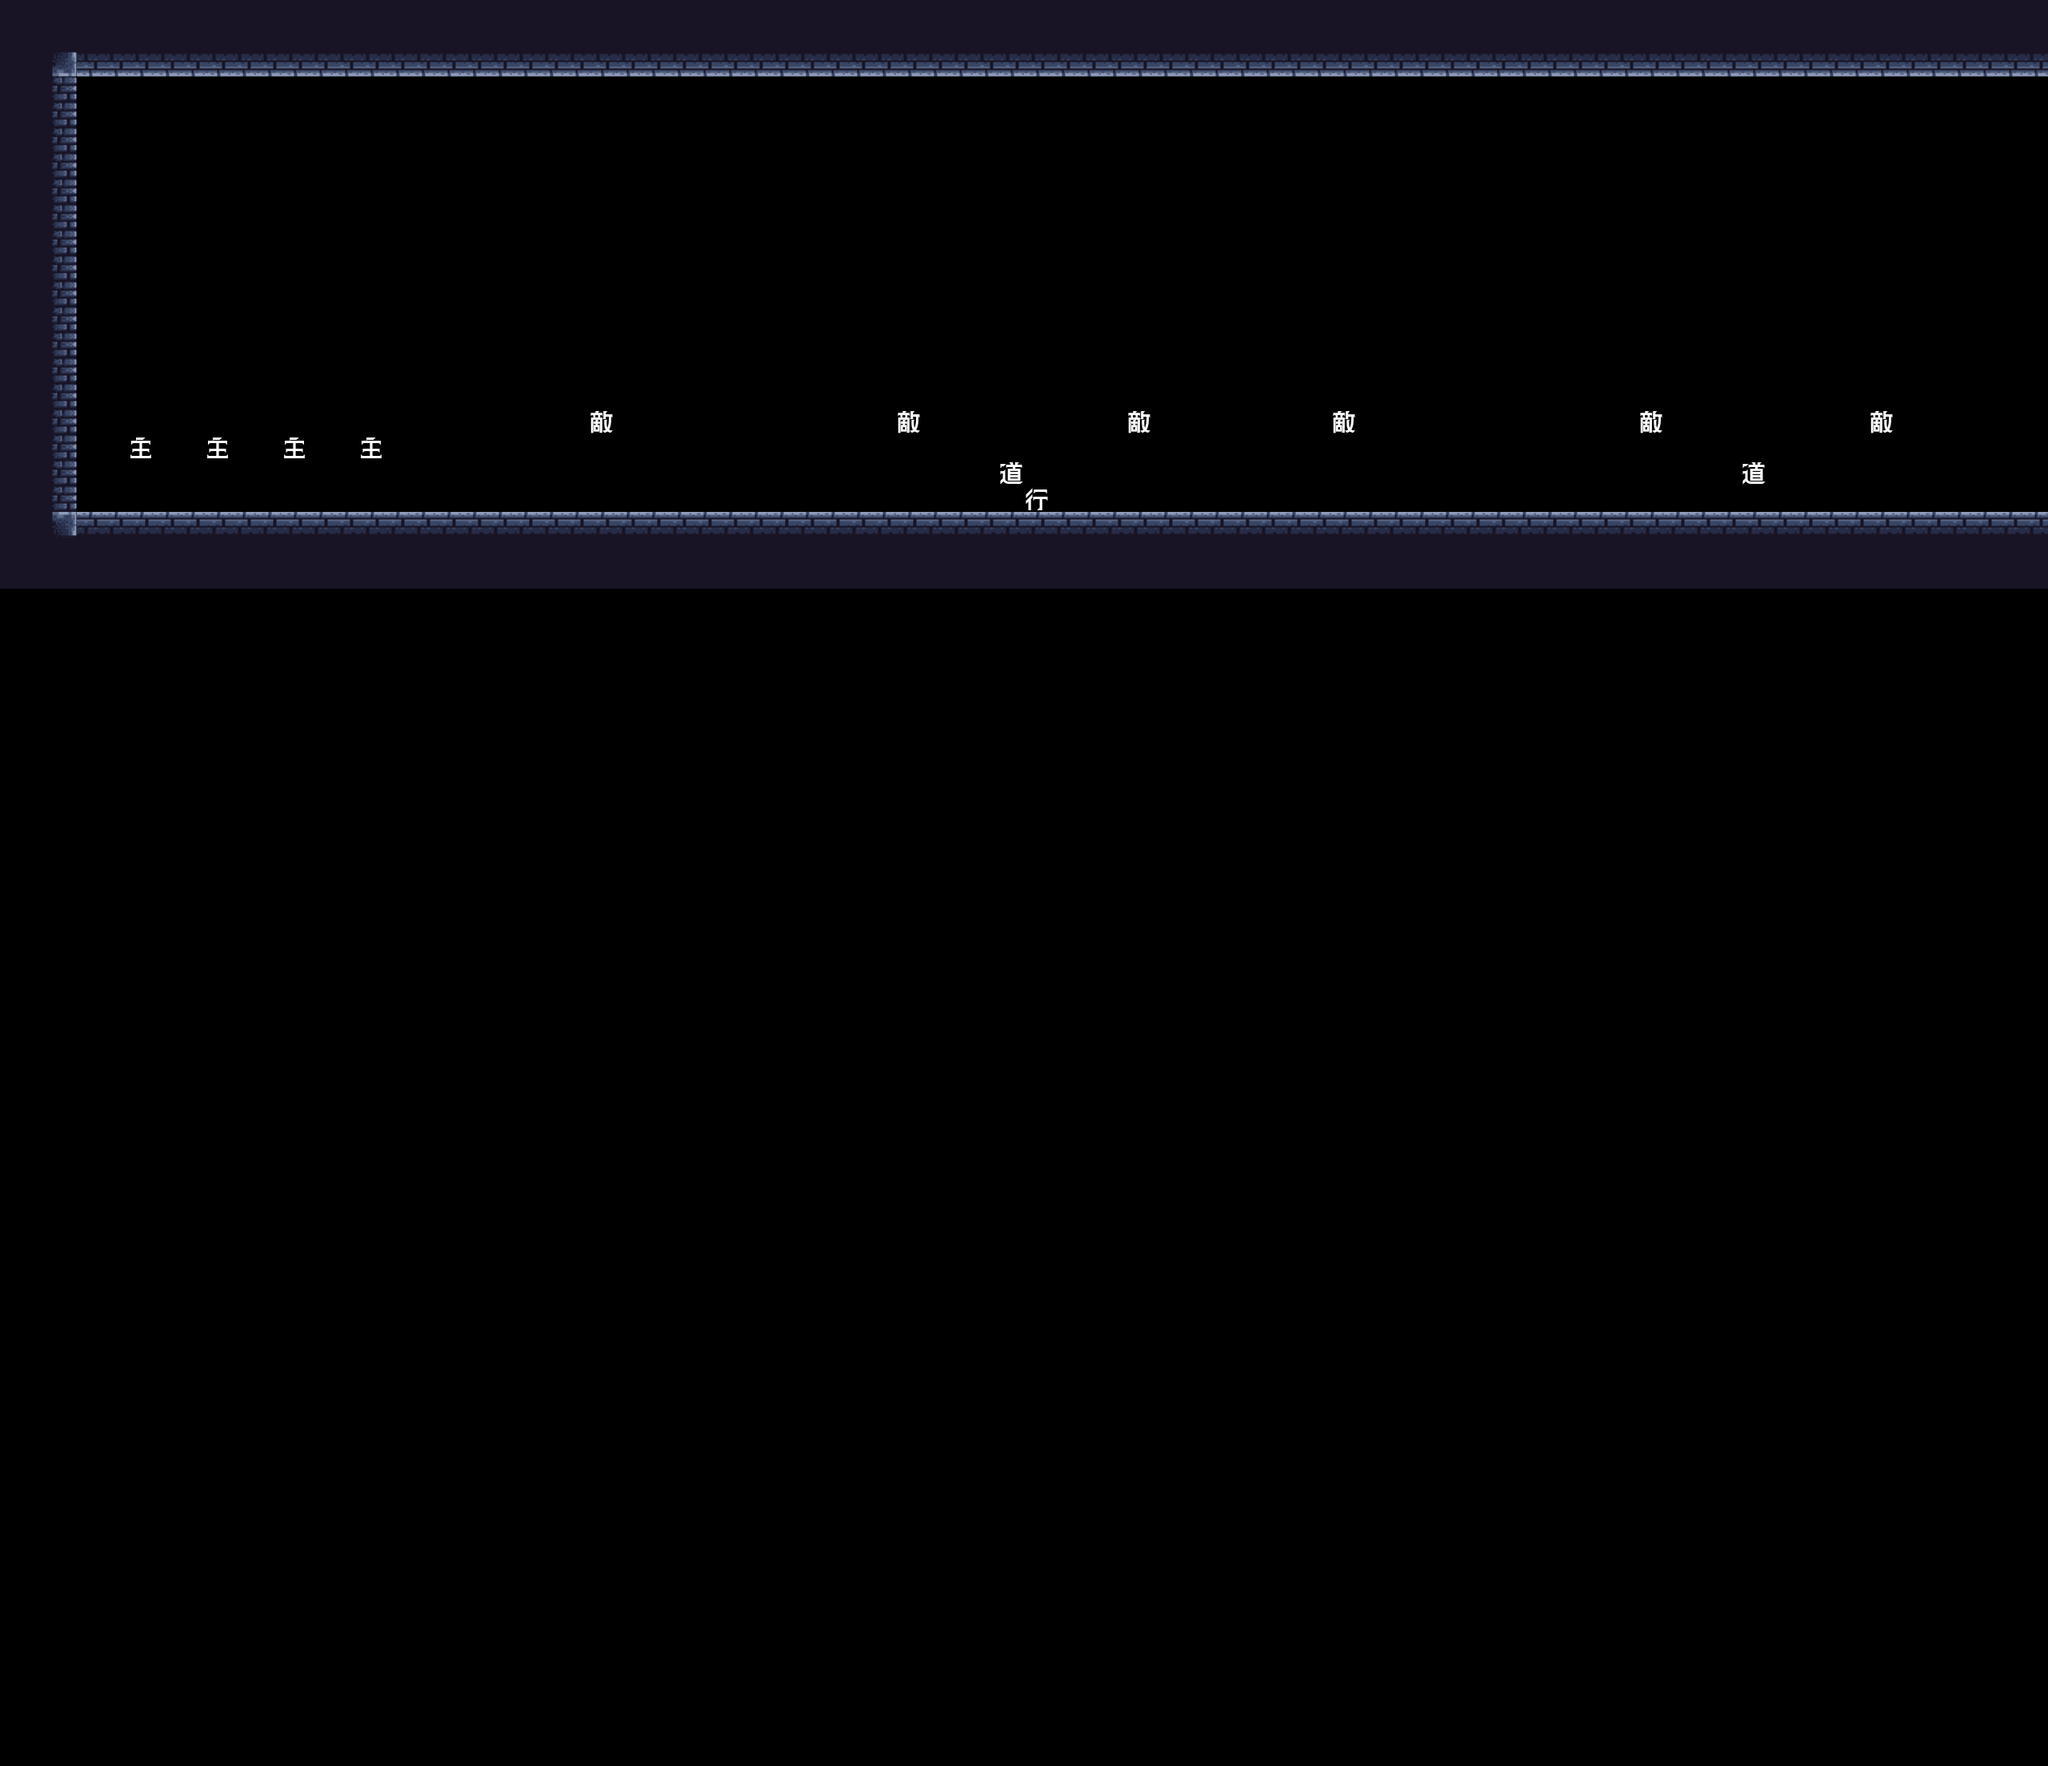

Below is a game level as drawn by its tile map, then a one-line description and the .tmx that defines it (tile-layer data replaced by summaries):
An orthogonal 80x69 tile map with 32x32 px tiles, 1 tile layer (タイルレイヤー1).

<map version="1.10" tiledversion="1.11.2" orientation="orthogonal" renderorder="right-down" width="80" height="69" tilewidth="32" tileheight="32" infinite="0" nextlayerid="2" nextobjectid="1">
 <editorsettings>
  <export target="../../Resource/CSV/StageChipSU.csv" format="csv" />
 </editorsettings>
 <tileset firstgid="1" source="GroundChipsDungeon.tsx" />
 <layer id="1" name="タイルレイヤー1" width="80" height="69">
  <data>[5520 cells, 544 non-empty, 10 distinct tile ids]</data>
 </layer>
</map>
